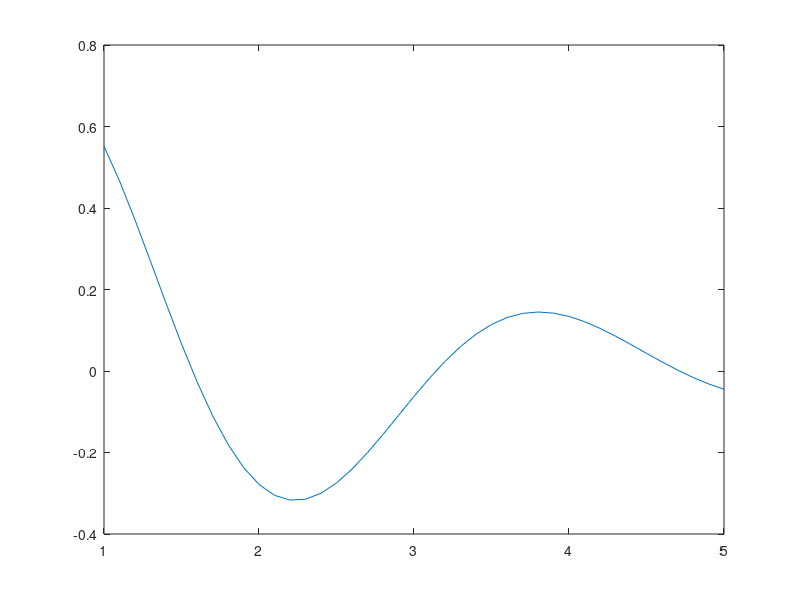

MATLAB code to generate this figure:
clear;clc
% n=2;
% N=50; % 20, 50, 100
% X=lhsamp(N,n); % generate samples
fi = @(r) exp(-r.^2);
x = 1:0.1:5;
f = @(x) exp(-x/2).*sin(2*x);
plot(x,f(x))
% pdist(dots)
